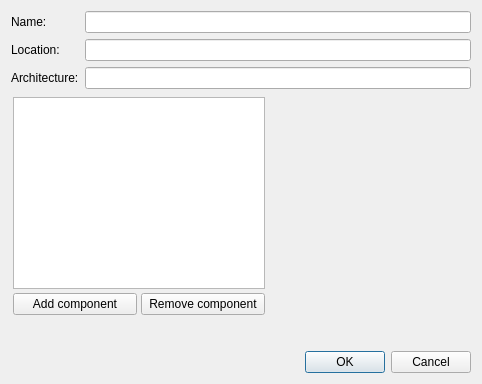
<?xml version="1.0" encoding="UTF-8"?>
<ui version="4.0">
 <class>hadesvm::gui::ConfigureVirtualApplianceDialog</class>
 <widget class="QDialog" name="hadesvm::gui::ConfigureVirtualApplianceDialog">
  <property name="windowModality">
   <enum>Qt::WindowModal</enum>
  </property>
  <property name="geometry">
   <rect>
    <x>0</x>
    <y>0</y>
    <width>482</width>
    <height>384</height>
   </rect>
  </property>
  <property name="windowTitle">
   <string>Configure VM</string>
  </property>
  <layout class="QFormLayout" name="formLayout">
   <item row="0" column="0">
    <widget class="QLabel" name="nameLabel">
     <property name="text">
      <string>Name:</string>
     </property>
    </widget>
   </item>
   <item row="0" column="1">
    <widget class="QLineEdit" name="nameLineEdit"/>
   </item>
   <item row="1" column="0">
    <widget class="QLabel" name="locationLabel">
     <property name="text">
      <string>Location:</string>
     </property>
    </widget>
   </item>
   <item row="1" column="1">
    <widget class="QLineEdit" name="locationLineEdit">
     <property name="readOnly">
      <bool>true</bool>
     </property>
    </widget>
   </item>
   <item row="2" column="0">
    <widget class="QLabel" name="architectureLabel">
     <property name="text">
      <string>Architecture:</string>
     </property>
    </widget>
   </item>
   <item row="2" column="1">
    <widget class="QLineEdit" name="architectureLineEdit">
     <property name="readOnly">
      <bool>true</bool>
     </property>
    </widget>
   </item>
   <item row="3" column="0" colspan="2">
    <widget class="QFrame" name="configurationFrame">
     <property name="sizePolicy">
      <sizepolicy hsizetype="Expanding" vsizetype="Expanding">
       <horstretch>0</horstretch>
       <verstretch>0</verstretch>
      </sizepolicy>
     </property>
     <property name="frameShape">
      <enum>QFrame::NoFrame</enum>
     </property>
     <property name="frameShadow">
      <enum>QFrame::Raised</enum>
     </property>
     <layout class="QGridLayout" name="gridLayout_2">
      <property name="sizeConstraint">
       <enum>QLayout::SetDefaultConstraint</enum>
      </property>
      <property name="leftMargin">
       <number>2</number>
      </property>
      <property name="topMargin">
       <number>2</number>
      </property>
      <property name="rightMargin">
       <number>2</number>
      </property>
      <property name="bottomMargin">
       <number>2</number>
      </property>
      <property name="spacing">
       <number>4</number>
      </property>
      <item row="0" column="0" colspan="2">
       <widget class="QTreeWidget" name="configurationTreeWidget">
        <property name="sizePolicy">
         <sizepolicy hsizetype="Expanding" vsizetype="Expanding">
          <horstretch>0</horstretch>
          <verstretch>0</verstretch>
         </sizepolicy>
        </property>
        <attribute name="headerVisible">
         <bool>false</bool>
        </attribute>
        <column>
         <property name="text">
          <string notr="true">1</string>
         </property>
        </column>
       </widget>
      </item>
      <item row="1" column="0">
       <widget class="QPushButton" name="addComponentPushButton">
        <property name="text">
         <string>Add component</string>
        </property>
        <property name="icon">
         <iconset resource="Resources.qrc">
          <normaloff>:/hadesvm/gui/images/actions/AddSmall.png</normaloff>:/hadesvm/gui/images/actions/AddSmall.png</iconset>
        </property>
       </widget>
      </item>
      <item row="1" column="1">
       <widget class="QPushButton" name="removeComponentPushButton">
        <property name="text">
         <string>Remove component</string>
        </property>
        <property name="icon">
         <iconset resource="Resources.qrc">
          <normaloff>:/hadesvm/gui/images/actions/RemoveSmall.png</normaloff>:/hadesvm/gui/images/actions/RemoveSmall.png</iconset>
        </property>
       </widget>
      </item>
      <item row="0" column="2" rowspan="2">
       <widget class="QFrame" name="editorsFrame">
        <property name="sizePolicy">
         <sizepolicy hsizetype="Expanding" vsizetype="Expanding">
          <horstretch>0</horstretch>
          <verstretch>0</verstretch>
         </sizepolicy>
        </property>
        <property name="minimumSize">
         <size>
          <width>200</width>
          <height>160</height>
         </size>
        </property>
        <property name="frameShape">
         <enum>QFrame::NoFrame</enum>
        </property>
        <property name="frameShadow">
         <enum>QFrame::Raised</enum>
        </property>
       </widget>
      </item>
     </layout>
    </widget>
   </item>
   <item row="4" column="0" colspan="2">
    <spacer name="verticalSpacer">
     <property name="orientation">
      <enum>Qt::Vertical</enum>
     </property>
     <property name="sizeHint" stdset="0">
      <size>
       <width>378</width>
       <height>8</height>
      </size>
     </property>
    </spacer>
   </item>
   <item row="5" column="0" colspan="2">
    <widget class="QDialogButtonBox" name="buttonBox">
     <property name="orientation">
      <enum>Qt::Horizontal</enum>
     </property>
     <property name="standardButtons">
      <set>QDialogButtonBox::Cancel|QDialogButtonBox::Ok</set>
     </property>
    </widget>
   </item>
  </layout>
 </widget>
 <resources>
  <include location="Resources.qrc"/>
 </resources>
 <connections>
  <connection>
   <sender>buttonBox</sender>
   <signal>accepted()</signal>
   <receiver>hadesvm::gui::ConfigureVirtualApplianceDialog</receiver>
   <slot>_onOk()</slot>
   <hints>
    <hint type="sourcelabel">
     <x>248</x>
     <y>254</y>
    </hint>
    <hint type="destinationlabel">
     <x>157</x>
     <y>274</y>
    </hint>
   </hints>
  </connection>
  <connection>
   <sender>buttonBox</sender>
   <signal>rejected()</signal>
   <receiver>hadesvm::gui::ConfigureVirtualApplianceDialog</receiver>
   <slot>_onCancel()</slot>
   <hints>
    <hint type="sourcelabel">
     <x>316</x>
     <y>260</y>
    </hint>
    <hint type="destinationlabel">
     <x>286</x>
     <y>274</y>
    </hint>
   </hints>
  </connection>
  <connection>
   <sender>configurationTreeWidget</sender>
   <signal>itemSelectionChanged()</signal>
   <receiver>hadesvm::gui::ConfigureVirtualApplianceDialog</receiver>
   <slot>_onConfigurationTreeWidgetSelectionChanged()</slot>
   <hints>
    <hint type="sourcelabel">
     <x>125</x>
     <y>200</y>
    </hint>
    <hint type="destinationlabel">
     <x>227</x>
     <y>191</y>
    </hint>
   </hints>
  </connection>
  <connection>
   <sender>addComponentPushButton</sender>
   <signal>clicked()</signal>
   <receiver>hadesvm::gui::ConfigureVirtualApplianceDialog</receiver>
   <slot>_onAddComponentPushButtonClicked()</slot>
   <hints>
    <hint type="sourcelabel">
     <x>61</x>
     <y>313</y>
    </hint>
    <hint type="destinationlabel">
     <x>227</x>
     <y>191</y>
    </hint>
   </hints>
  </connection>
  <connection>
   <sender>removeComponentPushButton</sender>
   <signal>clicked()</signal>
   <receiver>hadesvm::gui::ConfigureVirtualApplianceDialog</receiver>
   <slot>_onRemoveComponentPushButtonClicked()</slot>
   <hints>
    <hint type="sourcelabel">
     <x>178</x>
     <y>312</y>
    </hint>
    <hint type="destinationlabel">
     <x>227</x>
     <y>191</y>
    </hint>
   </hints>
  </connection>
  <connection>
   <sender>nameLineEdit</sender>
   <signal>textChanged(QString)</signal>
   <receiver>hadesvm::gui::ConfigureVirtualApplianceDialog</receiver>
   <slot>_onNameChanged(QString)</slot>
   <hints>
    <hint type="sourcelabel">
     <x>266</x>
     <y>21</y>
    </hint>
    <hint type="destinationlabel">
     <x>227</x>
     <y>191</y>
    </hint>
   </hints>
  </connection>
 </connections>
 <slots>
  <slot>_onOk()</slot>
  <slot>_onCancel()</slot>
  <slot>_onConfigurationTreeWidgetSelectionChanged()</slot>
  <slot>_onAddComponentPushButtonClicked()</slot>
  <slot>_onRemoveComponentPushButtonClicked()</slot>
  <slot>_onNameChanged(QString)</slot>
 </slots>
</ui>
